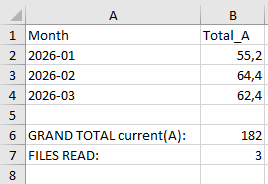

Generate this figure with Python:
"""
excel_monthly_report.py is a Python script that reads .xlsx files from the data folder, 
sums current (A) values per file and overall, and exports a summary report to summary.xlsx
"""

# --- Imports ---
from pathlib import Path
from openpyxl import load_workbook, Workbook

# --- Configuration & Initialization ---
folder = Path("data")
files = sorted(folder.glob("*.xlsx"))

if not folder.exists():
    print("Folder not found!")
    exit()

if len(files) == 0:
    print(f"No Excel files found in {folder} folder")
    exit()


files_open = 0
files_read = 0
grand_total = 0

report_wb_out = Workbook()
report_ws_out = report_wb_out.active
report_ws_out.append(["Month", "Total_A"])

# --- Main Program ---
#Process each .xlsx file, skip temporary (~$) files, and sum current per file and overall.
for file in files:  
    if file.name.startswith("~$"):
        files_open += 1
        continue
    files_read += 1
        
    ws = load_workbook(file).active
    month_total = 0

    #Add non-empty current values to the monthly and grand totals.
    for name, current in ws.iter_rows(min_row = 2, values_only = True): 
        if current is None:
            continue
        month_total += current
        grand_total += current
        
    # Show and save the month total.  
    print(f"{file.name}: ---> {month_total:.1f} A")
    report_ws_out.append([file.stem, round(month_total, 1)])

# --- Terminal Summary --- 
print(f"Grand total: {grand_total:.1f} A")

if files_open == 1:
    print(files_open, "File is open in EXCEL")
elif files_open == 0:
    pass
else: 
    print(files_open, "Files are open in EXCEL")

print("Files read:", files_read)

# --- Export to Excel ---
report_ws_out.append([])
report_ws_out.append(["GRAND TOTAL current(A):", round(grand_total, 1)])
report_ws_out.append(["FILES READ:", files_read])

report_ws_out.column_dimensions["A"].width = 25

report_wb_out.save("summary.xlsx")
print("📊 Excel Report saved to: summary.xlsx")
